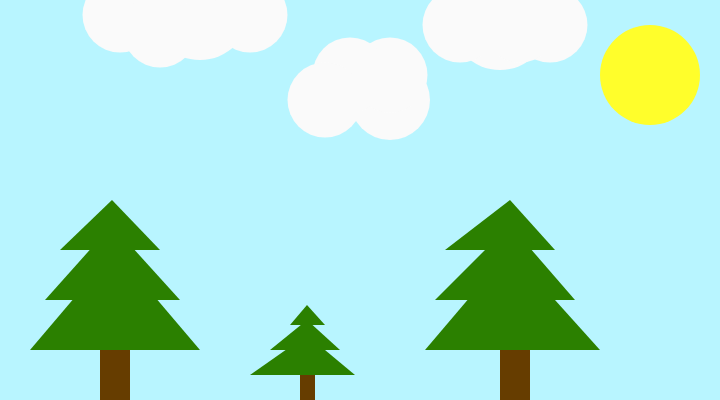
Frame 1 (no input)
Frame 60 (no input): identical to frame 1, image omitted
Frame 120 (the mouse pressed at the canvas centre since frame 60): identical to frame 1, image omitted

The p5.js sketch that drew this single still picture (run headless with seeded random() and noise() and a simulated clock; from frame 60 on, the mouse is pressed at the canvas centre):

// p5.js sketch
// ── sketch.js

  function setup() {

  createCanvas(720, 400);
  background('#B8F5FF');
  noStroke();

  fill('#663D00');
  rect(100, 350, 30, 400);

  fill('#2B8000')
  triangle(30, 350, 115, 250, 200, 350);

  fill('#2B8000')
  triangle(45, 300, 112, 225, 180, 300);

  fill('#2B8000')
  triangle(60, 250, 112, 200, 160, 250);


  fill('#663D00');
  rect(500, 350, 30, 400);

  fill('#2B8000')
  triangle(425, 350, 510, 250, 600, 350);

  fill('#2B8000')
  triangle(435, 300, 510, 225, 575, 300);

  fill('#2B8000')
  triangle(445, 250, 510, 200, 555, 250);


  fill('#663D00');
  rect(300, 375, 15, 400);

  fill('#2B8000')
  triangle(250, 375, 307, 335, 355, 375);

  fill('#2B8000')
  triangle(270, 350, 307, 320, 340, 350);

  fill('#2B8000')
  triangle(290, 325, 307, 305, 325, 325);




  fill('#FFFE2B');
  ellipse(650, 75, 100, 100);

  fill(250)
  ellipse(200, 10, 100, 100)

  fill(250)
  ellipse(250, 15, 75, 75)

  fill(250)
  ellipse(120, 15, 75, 75)

  fill(250)
  ellipse(160, 30, 75, 75)

  fill(250)
  ellipse(500, 20, 100, 100)

  fill(250)
  ellipse(550, 25, 75, 75)

  fill(250)
  ellipse(520, 25, 75, 75)

  fill(250)
  ellipse(460, 25, 75, 75)

  fill(250)
  ellipse(390, 100, 80, 80)

  fill(250)
  ellipse(390, 75, 75, 75)

  fill(250)
  ellipse(350, 75, 75, 75)

  fill(250)
  ellipse(325, 100, 75, 75)
}


function draw() {
  // put drawing code here
}
